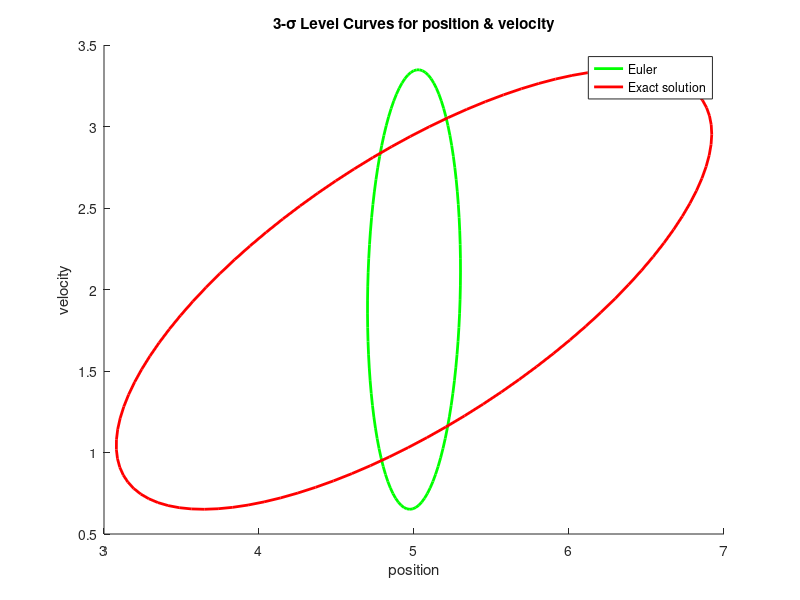
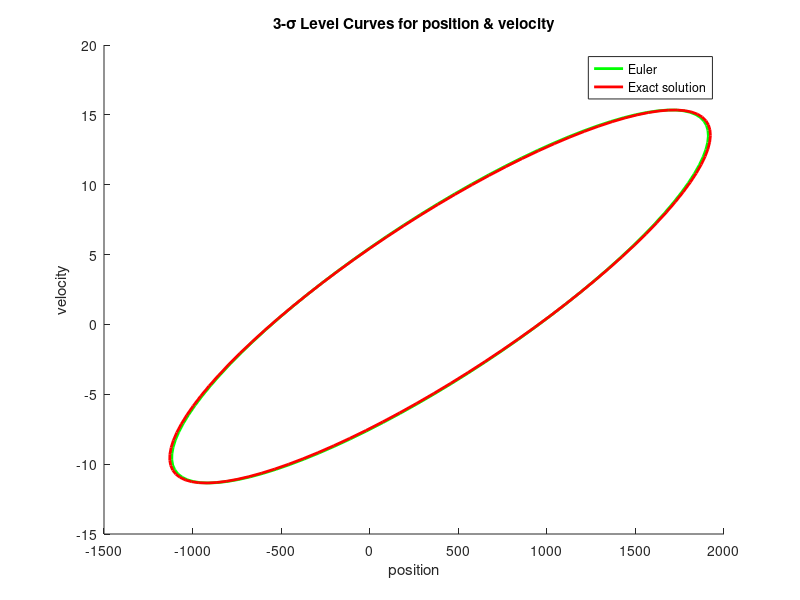

The MATLAB source for these figures, in order:
%% Subtask b
clc;clear;clf
mu_x0 = [1;2];
P_x0 = [1 0;0 1]*0.002;
T = 2;
A = [1 T;0 1];
Qc = 0.1;
Q_euler = [0 0;0 1]*Qc*T;
Q_exact = [T^3/2 T^2/2;T^2/2 T]*Qc;

mu_x1 = A*mu_x0;
% Prediction using modified Euler
P_euler = A*P_x0*A' + Q_euler;
% Prediction using exact solution
P_exact = A*P_x0*A' + Q_exact;

% 3\Sigma ellipse
n = 100; % Number of grid points
phi = linspace(0,2*pi,100); % Create grid in interval [0,2*pi]
x_euler = repmat(mu_x1,1,n)+3*sqrtm(P_euler)*[cos(phi);sin(phi)];
x_exact = repmat(mu_x1,1,n)+3*sqrtm(P_exact)*[cos(phi);sin(phi)];
figure(1)
hold on
plot(x_euler(1,:),x_euler(2,:),'-g','LineWidth',2)
plot(x_exact(1,:),x_exact(2,:),'-r','LineWidth',2)
xlabel('position')
ylabel('velocity')
title('3-\sigma Level Curves for position & velocity')
legend('Euler','Exact solution')

%% Subtask c
K = 50;
K = 100;
T = 2;
A = [1 T;0 1];
Q_euler = [0 0;0 1]*Qc*T;
Q_exact = [T^3/2 T^2/2;T^2/2 T]*Qc;
P_euler = zeros(2,2,K);
P_euler(:,:,1) = P_x0;
P_exact = zeros(2,2,K);
P_exact(:,:,1) = P_x0;
x = zeros(2,K);
x(:,1) = mu_x0;
for i = 1:K-1
    x(:,i+1) = A*x(:,i);
    P_euler(:,:,i+1) = A*P_euler(:,:,i)*A' + Q_euler;
    P_exact(:,:,i+1) = A*P_exact(:,:,i)*A' + Q_exact;
end
x_euler = repmat(x(:,K),1,n)+3*sqrtm(P_euler(:,:,K))*[cos(phi);sin(phi)];
x_exact = repmat(x(:,K),1,n)+3*sqrtm(P_exact(:,:,K))*[cos(phi);sin(phi)];
figure(2)
hold on
plot(x_euler(1,:),x_euler(2,:),'-g','LineWidth',2)
plot(x_exact(1,:),x_exact(2,:),'-r','LineWidth',2)
xlabel('position')
ylabel('velocity')
title('3-\sigma Level Curves for position & velocity')
legend('Euler','Exact solution')

